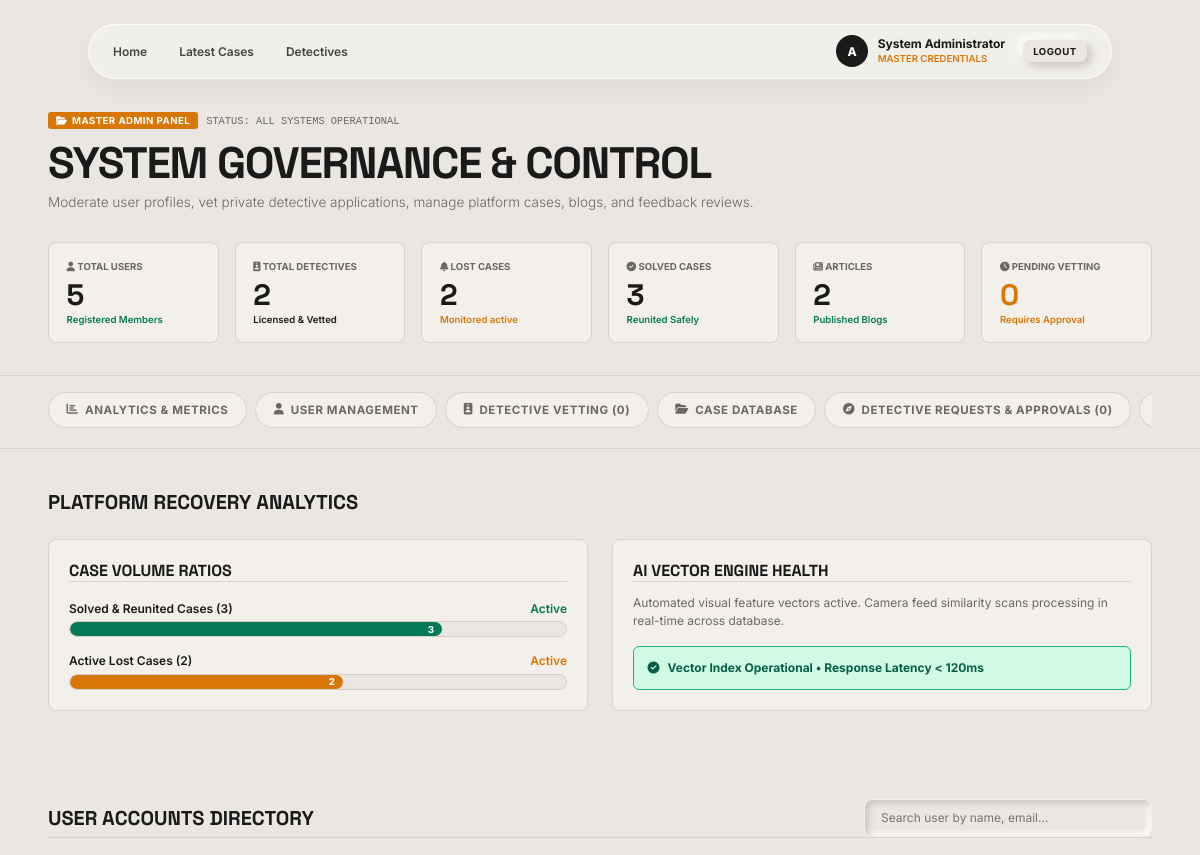
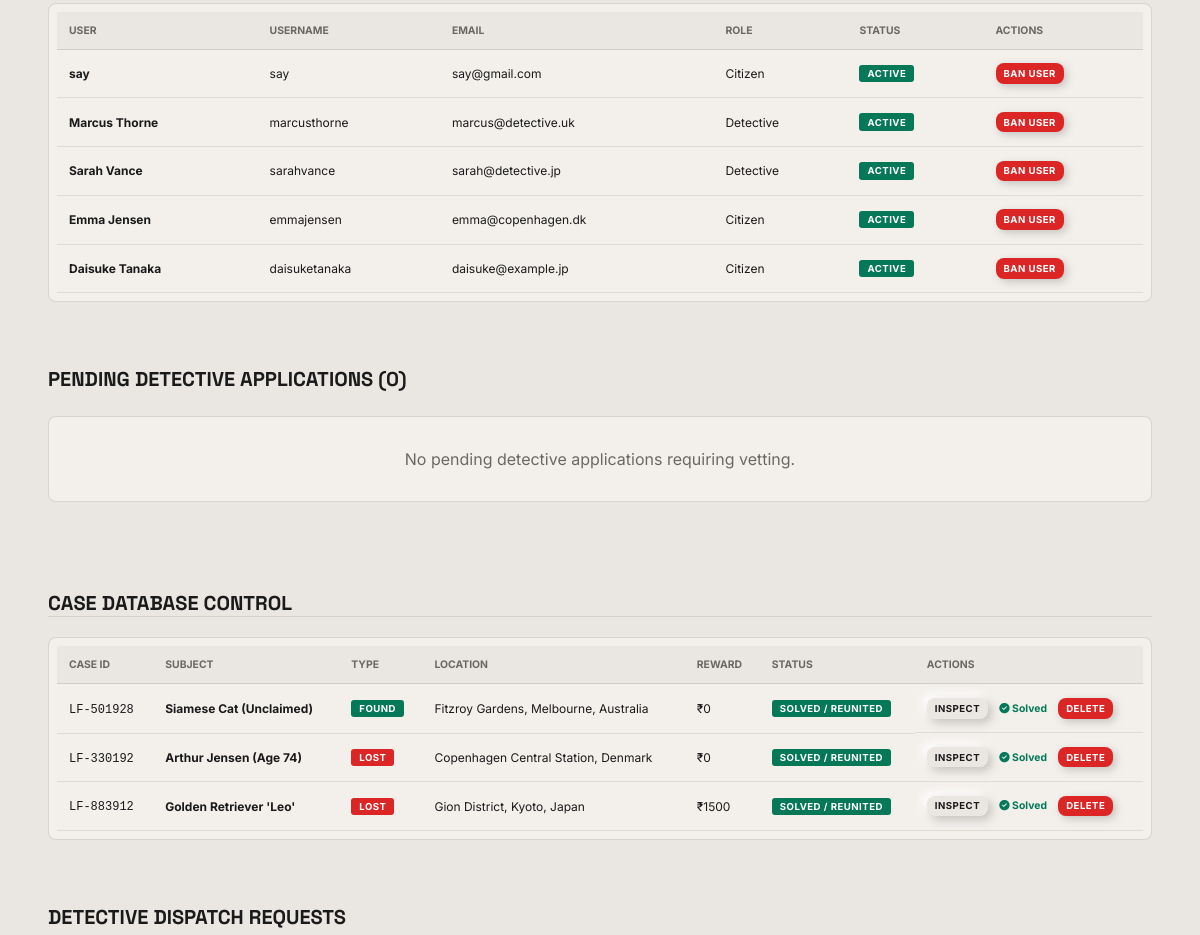
Before: /admin-panel/ (signed in, upper part) with the older database file (2 pictures, top to bottom).
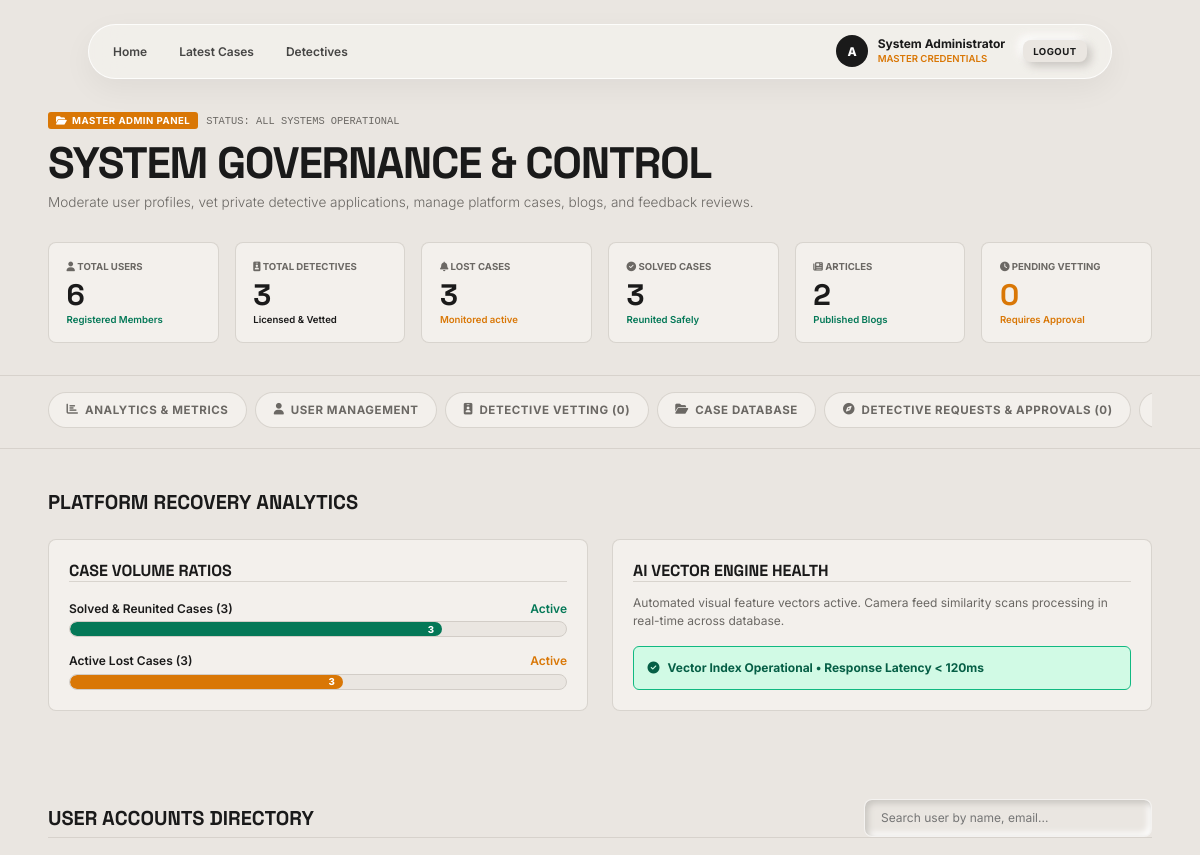
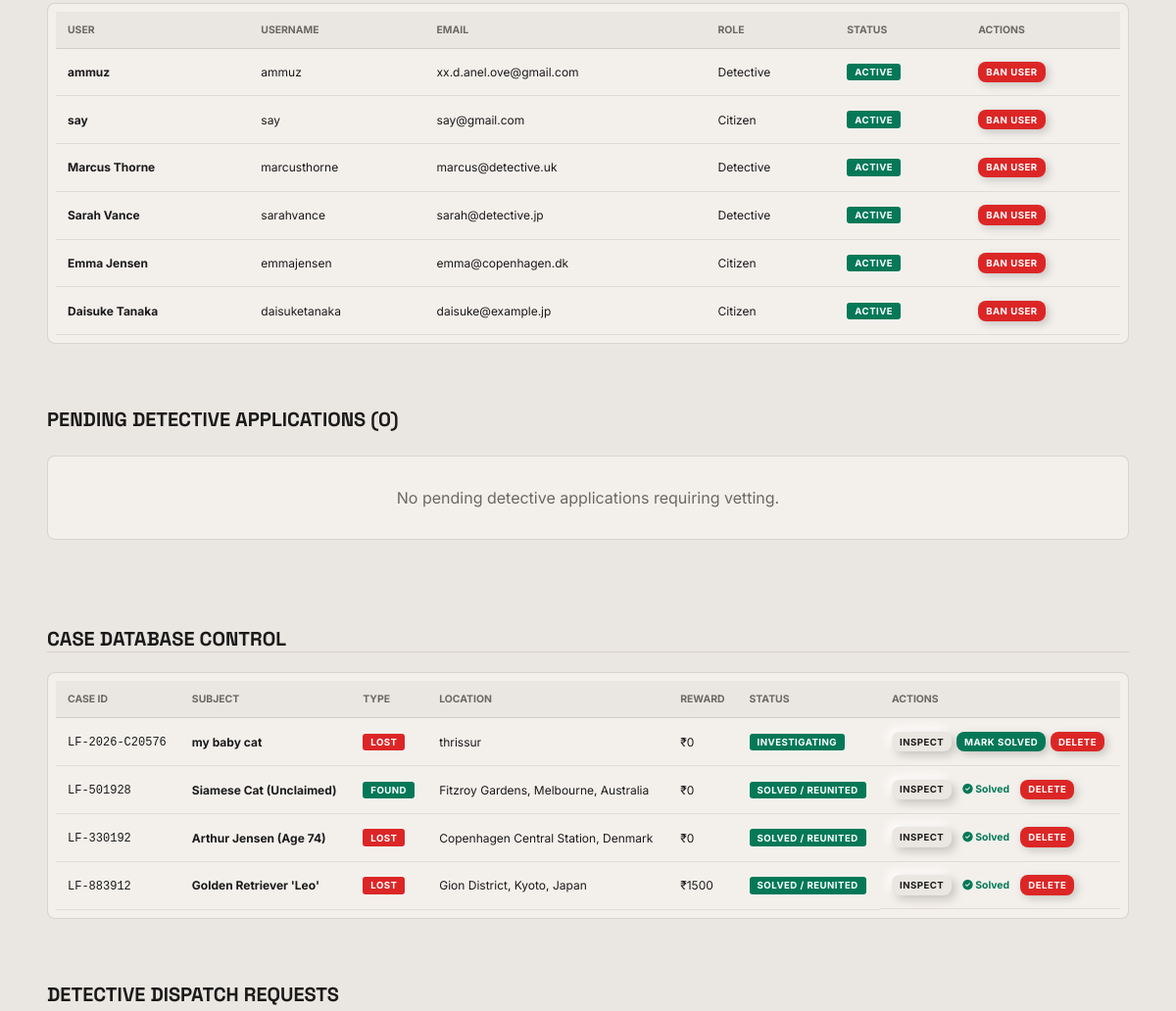
After: the same page with the newer database file (2 pictures, top to bottom).
### app/models.py (models this page shows, shortened)
class Profile(models.Model):
    user=models.OneToOneField(User,on_delete=models.CASCADE)
    full_name=models.CharField(max_length=150)
    phone=models.CharField(max_length=20,blank=True)
    address=models.CharField(max_length=255,blank=True)
    city=models.CharField(max_length=100,blank=True)
    avatar=models.ImageField(upload_to="avatars/",blank=True,null=True)
    is_detective=models.BooleanField(default=False)
    is_banned=models.BooleanField(default=False)
    detective_status=models.CharField(max_length=20,choices=DETECTIVE_STATUS,default="PENDING")
    license_number=models.CharField(max_length=100,blank=True)
    specialization=models.CharField(max_length=200,blank=True)
    experience_years=models.PositiveIntegerField(default=0)
    created_at=models.DateTimeField(auto_now_add=True)

class Case(models.Model):
    owner=models.ForeignKey(User,on_delete=models.CASCADE,related_name="cases")
    assigned_detective=models.ForeignKey(User,on_delete=models.SET_NULL,null=True,blank=True,related_name="assigned_cases")
    case_number=models.CharField(max_length=30,default=case_no,unique=True)
    title=models.CharField(max_length=200)
    description=models.TextField()
    case_type=models.CharField(max_length=10,choices=CASE_TYPE)
    category=models.CharField(max_length=10,choices=CATEGORY)
    status=models.CharField(max_length=20,choices=CASE_STATUS,default="OPEN")
    location=models.CharField(max_length=255)
    reward=models.DecimalField(max_digits=10,decimal_places=2,default=0)
    created_at=models.DateTimeField(auto_now_add=True)
    updated_at=models.DateTimeField(auto_now=True)

### app/views.py (the view)
# urls.py: path('admin-panel/', views.admin_dashboard, name='admin_dashboard'),
@login_required
def admin_dashboard(request):
    if not request.user.is_staff:
        messages.error(request, 'Access denied.')
        return redirect('home')
    total_users = User.objects.filter(is_staff=False).count()
    total_detectives = Profile.objects.filter(is_detective=True, detective_status='APPROVED').count()
    total_lost = Case.objects.filter(case_type='LOST').count()
    total_found = Case.objects.filter(case_type='FOUND').count()
    solved_cases = Case.objects.filter(status__in=['FOUND', 'CLOSED']).count()
    active_cases = Case.objects.filter(status__in=['OPEN', 'INVESTIGATING']).count()
    total_blogs = Blog.objects.count()
    pending_detectives = Profile.objects.filter(is_detective=True, detective_status='PENDING').count()
    users = Profile.objects.select_related('user').filter(user__is_staff=False).order_by('-created_at')
    pending_detective_apps = Profile.objects.filter(
        is_detective=True, detective_status='PENDING'
    ).select_related('user')
    cases = Case.objects.select_related('owner', 'assigned_detective').order_by('-created_at')[:20]
    detective_requests = DetectiveRequest.objects.filter(
        status='PENDING'
    ).select_related('case', 'requested_by', 'requested_by__profile')
    approved_detectives = Profile.objects.filter(
        is_detective=True, detective_status='APPROVED'
    ).select_related('user')
    blogs = Blog.objects.select_related('author').order_by('-created_at')
    feedbacks = Feedback.objects.select_related('sender').order_by('-created_at')
    pending_feedbacks = feedbacks.filter(is_approved=False).count()
    context = {
        'total_users': total_users,
        'total_detectives': total_detectives,
        'total_lost': total_lost,
        'total_found': total_found,
        'solved_cases': solved_cases,
        'active_cases': active_cases,
        'total_blogs': total_blogs,
        'pending_detectives': pending_detectives,
        'users': users,
        'pending_detective_apps': pending_detective_apps,
        'cases': cases,
        'detective_requests': detective_requests,
        'approved_detectives': approved_detectives,
        'blogs': blogs,
        'feedbacks': feedbacks,
        'pending_feedbacks': pending_feedbacks,
    }
    return render(request, 'admin-dash.html', context)

### app/context_processors.py (called while the page is built)
def global_context(request):
    ctx = {}
    if request.user.is_authenticated:
        ctx['unread_count'] = Notification.objects.filter(
            user=request.user, is_read=False
        ).count()
        try:
            ctx['user_profile'] = request.user.profile
        except Profile.DoesNotExist:
            ctx['user_profile'] = None
    return ctx

### app/templates/admin-dash.html (shortened to what the changed rows need)
{% load static %}
{% load humanize %}
<!DOCTYPE html>
<html lang="en">
<head>
    <link rel="stylesheet" href="https://cdnjs.cloudflare.com/ajax/libs/font-awesome/6.5.1/css/all.min.css">
</head>
<body>
    <header class="dashboard-header">
        <div class="container">
            <div>
                <h1 class="page-title font-display">SYSTEM GOVERNANCE &amp; CONTROL</h1>
            </div>
            <div class="metrics-grid">
                <div class="stat-card">
                    <span style="font-size: 0.6rem; font-weight: 700; text-transform: uppercase; color: var(--stone-muted);"><i class="fas fa-user"></i> Total Users</span>
                    <div class="stat-number font-display">{{ total_users }}</div>
                    <span style="font-size: 0.6rem; color: var(--emerald-accent); font-weight: 600;">Registered Members</span>
                </div>
                <div class="stat-card">
                    <span style="font-size: 0.6rem; font-weight: 700; text-transform: uppercase; color: var(--stone-muted);"><i class="fas fa-id-badge"></i> Total Detectives</span>
                    <div class="stat-number font-display">{{ total_detectives }}</div>
                    <span style="font-size: 0.6rem; color: var(--stone-dark); font-weight: 600;">Licensed &amp; Vetted</span>
                </div>
                <div class="stat-card">
                    <span style="font-size: 0.6rem; font-weight: 700; text-transform: uppercase; color: var(--stone-muted);"><i class="fas fa-bell"></i> Lost Cases</span>
                    <div class="stat-number font-display">{{ total_lost }}</div>
                    <span style="font-size: 0.6rem; color: var(--amber-accent); font-weight: 600;">Monitored active</span>
                </div>
            </div>
        </div>
    </header>
    <main class="dashboard-content-section">
        <div class="container">
            <div id="panel-analytics" class="dash-panel">
                <h2 class="font-display" style="font-size: 1.25rem; font-weight: 800; margin-bottom: 1.5rem;" class="border-b-line pb-3">PLATFORM RECOVERY ANALYTICS</h2>
                <div class="grid-2">
                    <div class="card-box">
                        <div style="margin-top: 1rem; display: flex; flex-direction: column; gap: 1rem;">
                            <div>
                                <div style="display: flex; justify-content: space-between; font-size: 0.75rem; font-weight: 600;">
                                    <span>Active Lost Cases ({{ total_lost }})</span>
                                    <span style="color: var(--amber-accent);">Active</span>
                                </div>
                                <div class="chart-bar-bg">
                                    <div class="chart-bar-fill" style="width: 55%; background-color: var(--amber-accent);">{{ total_lost }}</div>
                                </div>
                            </div>
                        </div>
                    </div>
                </div>
            </div>
            <div id="panel-users" class="dash-panel">
                <div style="display: flex; flex-wrap: wrap; justify-content: space-between; align-items: center; gap: 1rem; margin-bottom: 1.25rem;" class="border-b-line pb-3">
                    <h2 class="font-display" style="font-size: 1.25rem; font-weight: 800;">USER ACCOUNTS DIRECTORY</h2>
                </div>
                <div class="card-box" style="padding: 0.5rem; overflow-x: auto;">
                    <table class="custom-table" id="users-table">
                        <thead>
                            <tr>
                                <th>User</th>
                                <th>Username</th>
                                <th>Email</th>
                                <th>Role</th>
                                <th>Status</th>
                                <th>Actions</th>
                            </tr>
                        </thead>
                        <tbody>
                            {% for u in users %}
                            <tr>
                                <td><strong>{{ u.full_name }}</strong></td>
                                <td>{{ u.user.username }}</td>
                                <td>{{ u.user.email }}</td>
                                <td>{% if u.is_detective %}Detective{% else %}Citizen{% endif %}</td>
                                <td>
                                    {% if u.is_banned %}
                                    <span class="badge-tag bg-red">Banned</span>
                                    {% else %}
                                    <span class="badge-tag bg-emerald">Active</span>
                                    {% endif %}
                                </td>
                                <td>
                                    <form action="{% url 'admin_toggle_ban' pk=u.pk %}" method="POST" onsubmit="return confirm('Are you sure you want to change ban status for this user?');" style="display: inline;">
                                        {% if u.is_banned %}
                                        <button type="submit" class="neu-button-emerald" style="padding: 0.3rem 0.5rem; font-size: 0.6rem;">Unban</button>
                                        {% else %}
                                        <button type="submit" class="neu-button-danger" style="padding: 0.3rem 0.5rem; font-size: 0.6rem;">Ban User</button>
                                        {% endif %}
                                    </form>
                                </td>
                            </tr>
                            {% empty %}
                            <tr><td colspan="6" style="text-align: center; padding: 2rem; color: var(--stone-muted);">No user accounts found.</td></tr>
                            {% endfor %}
                        </tbody>
                    </table>
                </div>
            </div>
            <div id="panel-vetting" class="dash-panel">
                <h2 class="font-display" style="font-size: 1.25rem; font-weight: 800; margin-bottom: 1.5rem;" class="border-b-line pb-3">PENDING DETECTIVE APPLICATIONS ({{ pending_detective_apps|length }})</h2>
            </div>
            <div id="panel-cases" class="dash-panel">
                <div style="display: flex; flex-wrap: wrap; justify-content: space-between; align-items: center; gap: 1rem; margin-bottom: 1.25rem;" class="border-b-line pb-3">
                    <h2 class="font-display" style="font-size: 1.25rem; font-weight: 800;">CASE DATABASE CONTROL</h2>
                </div>
                <div class="card-box" style="padding: 0.5rem; overflow-x: auto;">
                    <table class="custom-table">
                        <thead>
                            <tr>
                                <th>Case ID</th>
                                <th>Subject</th>
                                <th>Type</th>
                                <th>Location</th>
                                <th>Reward</th>
                                <th>Status</th>
                                <th>Actions</th>
                            </tr>
                        </thead>
                        <tbody>
                            {% for c in cases %}
                            <tr>
                                <td><code>{{ c.case_number }}</code></td>
                                <td><strong>{{ c.title }}</strong></td>
                                <td><span class="badge-tag {% if c.case_type == 'LOST' %}bg-red{% else %}bg-emerald{% endif %}">{{ c.get_case_type_display }}</span></td>
                                <td>{{ c.location }}</td>
                                <td>₹{{ c.reward|floatformat:0 }}</td>
                                <td>
                                    {% if c.status == 'CLOSED' or c.status == 'FOUND' %}
                                    <span class="badge-tag bg-emerald">Solved / Reunited</span>
                                    {% elif c.status == 'INVESTIGATING' %}
                                    <span class="badge-tag bg-emerald">Investigating</span>
                                    {% else %}
                                    <span class="badge-tag bg-amber">Active (Open)</span>
                                    {% endif %}
                                </td>
                                <td style="display: flex; gap: 0.3rem; align-items: center;">
                                    <a href="{% url 'case_detail' pk=c.pk %}" class="neu-button" style="padding: 0.3rem 0.5rem; font-size: 0.6rem;">Inspect</a>
                                    {% if c.status != 'CLOSED' and c.status != 'FOUND' %}
                                    <form action="{% url 'admin_mark_case_solved' pk=c.pk %}" method="POST" onsubmit="return confirm('Mark this case as solved/closed?');" style="display: inline;">
                                        <button type="submit" class="neu-button-emerald" style="padding: 0.3rem 0.5rem; font-size: 0.6rem;">Mark Solved</button>
                                    </form>
                                    {% else %}
                                    <span style="font-size: 0.65rem; color: var(--emerald-accent); font-weight: 700; padding: 0.2rem 0.4rem;"><i class="fas fa-circle-check"></i> Solved</span>
                                    {% endif %}
                                    <form action="{% url 'admin_delete_case' pk=c.pk %}" method="POST" onsubmit="return confirm('Permanently delete this case? This cannot be undone.');" style="display: inline;">
                                        <button type="submit" class="neu-button-danger" style="padding: 0.3rem 0.5rem; font-size: 0.6rem;">Delete</button>
                                    </form>
                                </td>
                            </tr>
                            {% empty %}
                            <tr><td colspan="7" style="text-align: center; padding: 2rem; color: var(--stone-muted);">No cases in database.</td></tr>
                            {% endfor %}
                        </tbody>
                    </table>
                </div>
            </div>
            <div id="panel-assignment" class="dash-panel">
                <h2 class="font-display" style="font-size: 1.25rem; font-weight: 800; margin-bottom: 1.5rem;" class="border-b-line pb-3">DETECTIVE DISPATCH REQUESTS</h2>
            </div>
        </div>
    </main>
</body>
</html>

Changed rows visible on the page:
added Profile: full_name "ammuz", user.username "ammuz", user.email "xx.d.anel.ove@gmail.com", is_detective "Detective", is_banned "ACTIVE"
added Case: case_number "LF-2026-C20576", title "my baby cat", case_type "LOST", location "thrissur", reward "0", status "INVESTIGATING"
Other visible differences:
{{ total_users }}: "5" → "6"
{{ total_detectives }}: "2" → "3"
{{ total_lost }}: "2" → "3"
